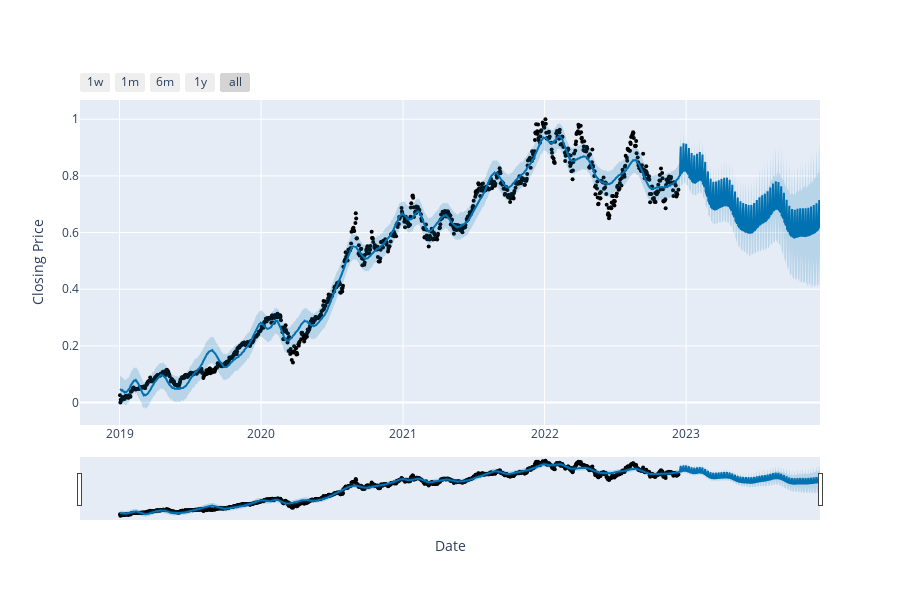

The notebook cell saved with this chart:
### Code cell
model.plotpred()

### Figure 1 — Plotly figure (JSON) as saved in the notebook; plotly's stock layout.template omitted (floating-point values rounded to 4 significant figures; data arrays with more than 128 entries replaced by an {"elided": "..."} marker saying what was removed)
{"data": [{"marker": {"color": "black", "size": 4}, "mode": "markers", "name": "Actual", "type": "scatter", "x": {"elided": "995 str values"}, "y": {"elided": "995 float values"}}, {"hoverinfo": "skip", "line": {"width": 0}, "mode": "lines", "type": "scatter", "x": {"elided": "1360 str values"}, "y": {"elided": "1360 float values"}}, {"fill": "tonexty", "fillcolor": "rgba(0, 114, 178, 0.2)", "line": {"color": "#0072B2", "width": 2}, "mode": "lines", "name": "Predicted", "type": "scatter", "x": {"elided": "1360 str values"}, "y": {"elided": "1360 float values"}}, {"fill": "tonexty", "fillcolor": "rgba(0, 114, 178, 0.2)", "hoverinfo": "skip", "line": {"width": 0}, "mode": "lines", "type": "scatter", "x": {"elided": "1360 str values"}, "y": {"elided": "1360 float values"}}], "layout": {"height": 600, "showlegend": false, "width": 900, "xaxis": {"rangeselector": {"buttons": [{"count": 7, "label": "1w", "step": "day", "stepmode": "backward"}, {"count": 1, "label": "1m", "step": "month", "stepmode": "backward"}, {"count": 6, "label": "6m", "step": "month", "stepmode": "backward"}, {"count": 1, "label": "1y", "step": "year", "stepmode": "backward"}, {"step": "all"}]}, "rangeslider": {"visible": true}, "title": {"text": "Date"}, "type": "date"}, "yaxis": {"title": {"text": "Closing Price"}}}}
